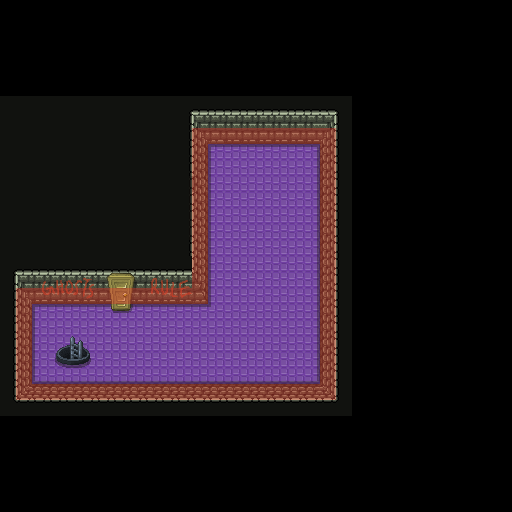

The image is a tile-based game level rendered from a .tmx file. Its description and source (layers, tilesets, objects; grid data summarised) follow:
An orthogonal 32x32 tile map with 16x16 px tiles, 4 tile layers (ground, shadows, decor, collide) and 3 objects (spawn, door, human).

<map version="1.0" orientation="orthogonal" width="32" height="32" tilewidth="16" tileheight="16">
 <tileset firstgid="1" source="tiles.tsx" />
 <layer name="ground" width="32" height="32">
  <data>[1024 cells, 440 non-empty, 28 distinct tile ids]</data>
 </layer>
 <layer name="shadows" width="32" height="32">
  <data>[1024 cells, 132 non-empty, 12 distinct tile ids]</data>
 </layer>
 <layer name="decor" width="32" height="32">
  <data>[1024 cells, 29 non-empty, 29 distinct tile ids]</data>
 </layer>
 <layer name="collide" width="32" height="32" opacity="0.41">
  <properties>
   <property name="hidden" value="true" />
   <property name="solid" value="true" />
  </properties>
  <data>[1024 cells, 70 non-empty, 1 distinct tile ids]</data>
 </layer>
 <objectgroup name="objects" width="32" height="32">
  <object name="spawn" x="104" y="364" />
  <object name="door" x="120" y="308">
   <properties>
    <property name="to" value="maps.second" />
   </properties>
  </object>
  <object name="human" x="278" y="163">
   <properties>
    <property name="has_key" value="true" />
   </properties>
  </object>
 </objectgroup>
</map>
